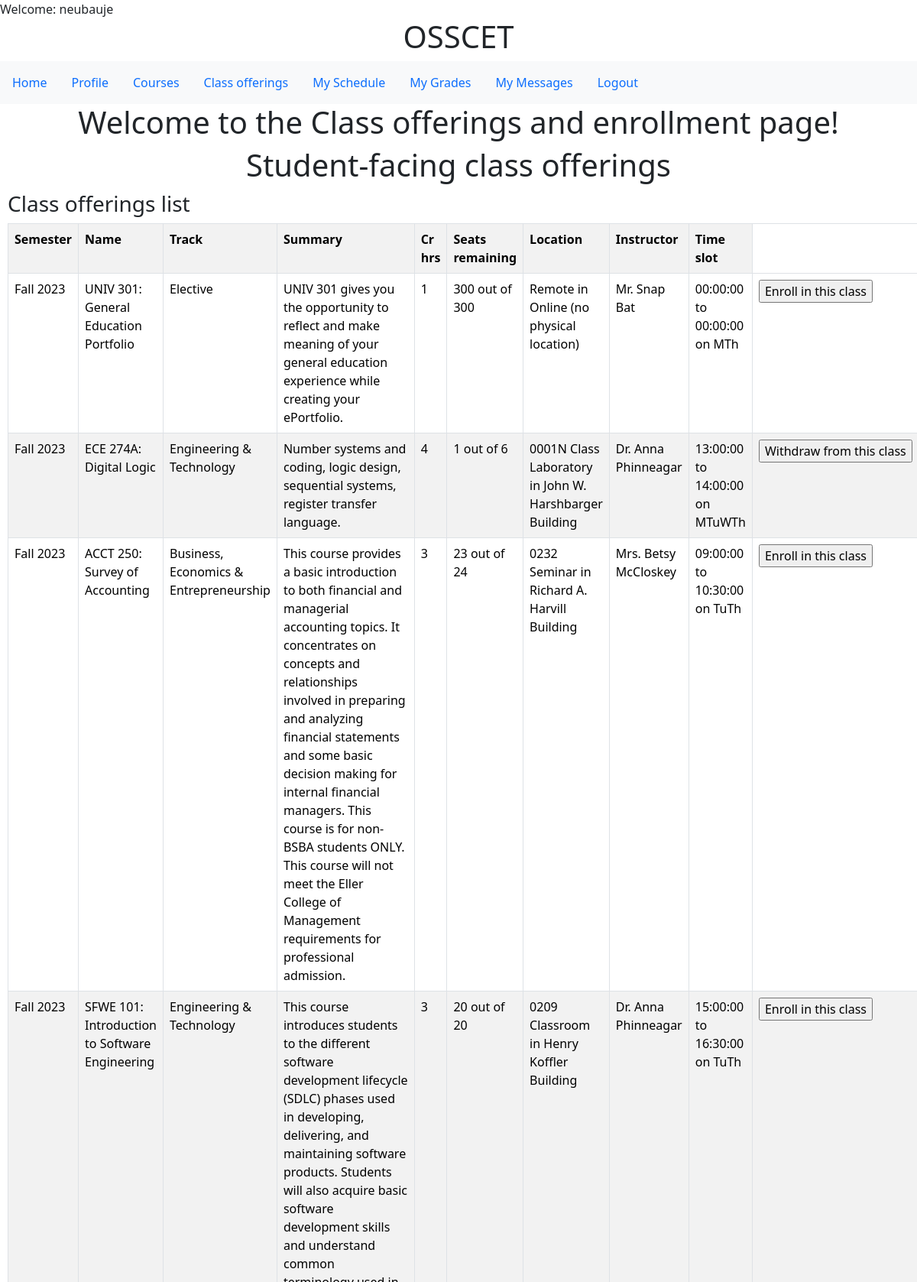
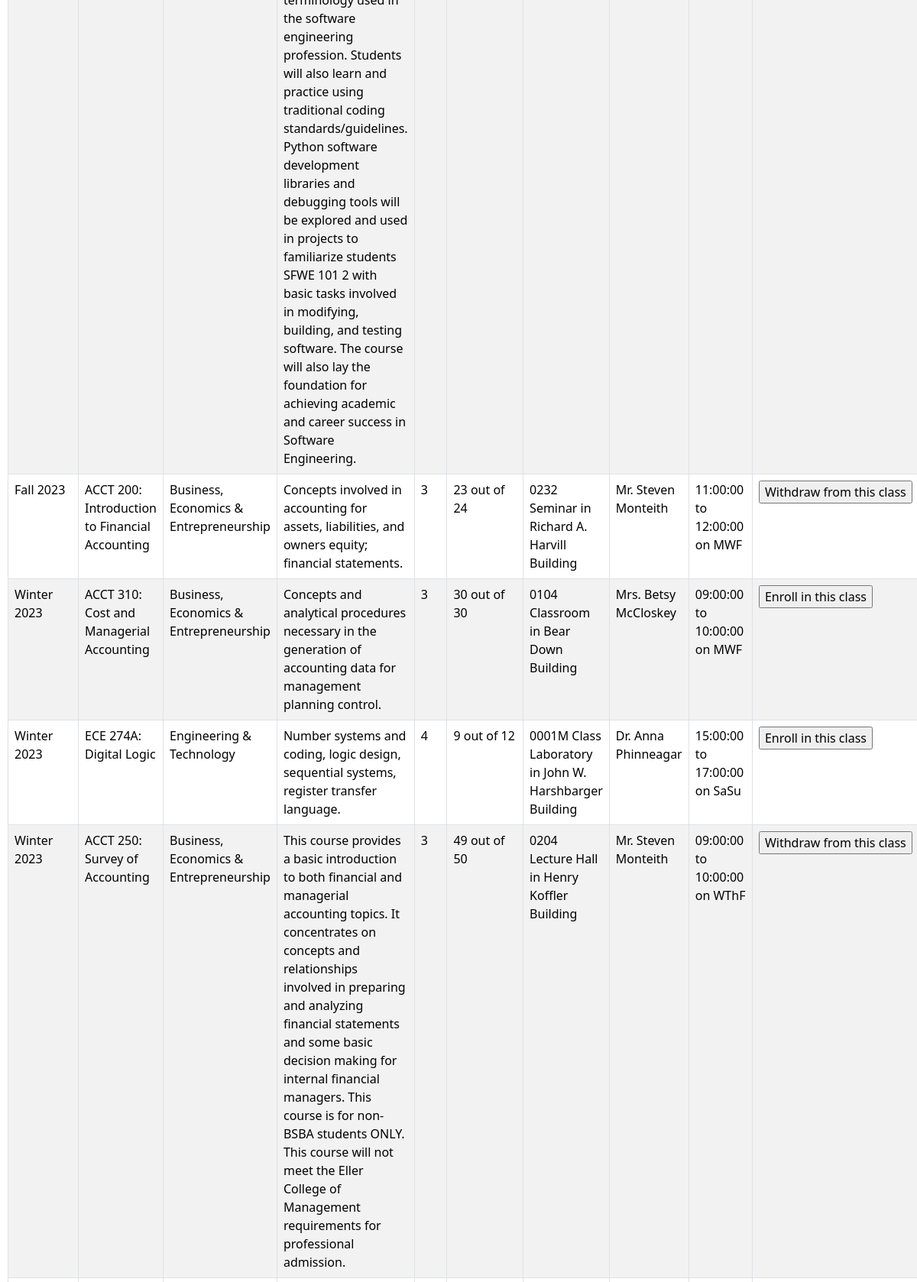
Page /classes.php (signed in, upper part) on the committed database (2 pictures, top to bottom).
### tables this page shows
CREATE TABLE `offerings` (
  `class_id` bigint(20) NOT NULL,
  `course_id` varchar(10) NOT NULL,
  `teacher_user_id` bigint(20) NOT NULL,
  `room_id` varchar(10) NOT NULL,
  `occupancy` int(11) DEFAULT NULL,
  `vacancies` int(11) DEFAULT NULL,
  `semester_name` varchar(50) NOT NULL,
  `start_time` time DEFAULT NULL,
  `end_time` time DEFAULT NULL,
  `monday` tinyint(1) DEFAULT NULL,
  `tuesday` tinyint(1) DEFAULT NULL,
  `wednesday` tinyint(1) DEFAULT NULL,
  `thursday` tinyint(1) DEFAULT NULL,
  `friday` tinyint(1) DEFAULT NULL,
  `saturday` tinyint(1) DEFAULT NULL,
  `sunday` tinyint(1) DEFAULT NULL
);

CREATE TABLE `semesters` (
  `semester_name` varchar(50) NOT NULL,
  `start_date` date NOT NULL,
  `end_date` date NOT NULL
);

CREATE TABLE `courses` (
  `course_id` varchar(10) NOT NULL,
  `course_name` varchar(100) NOT NULL,
  `summary` varchar(1000) DEFAULT NULL,
  `credits` int(11) NOT NULL,
  `track_id` int(11) NOT NULL,
  `prerequesites` tinyint(1) DEFAULT NULL,
  `default_max_capacity` int(11) DEFAULT NULL
);

CREATE TABLE `subject_tracks` (
  `track_id` int(11) NOT NULL,
  `track_name` varchar(45) NOT NULL
);

CREATE TABLE `rooms` (
  `room_id` varchar(10) NOT NULL,
  `room_name` varchar(45) NOT NULL,
  `building_name` varchar(200) DEFAULT NULL,
  `capacity` int(11) NOT NULL,
  `ada_accessible` tinyint(1) DEFAULT NULL,
  `building_address` varchar(200) DEFAULT NULL
);

CREATE TABLE `teachers` (
  `user_id` int(11) NOT NULL,
  `teacher_id` varchar(20) NOT NULL,
  `password` varchar(45) NOT NULL,
  `role_id` int(11) DEFAULT NULL,
  `email` varchar(45) DEFAULT 'teacher@uagc.edu',
  `phone` varchar(45) DEFAULT '(111)222-3333',
  `prefix` varchar(5) DEFAULT 'Mx.',
  `first_name` varchar(45) NOT NULL,
  `last_name` varchar(45) NOT NULL,
  `ssn` varchar(20) DEFAULT '111-22-3333',
  `hire_date` date NOT NULL DEFAULT current_timestamp(),
  `mailing_address` varchar(500) DEFAULT '1401 University of AZ, Tucson, AZ, 85719',
  `salary` double DEFAULT NULL,
  `bio_summary` varchar(1000) DEFAULT 'This is a placeholder for where your biography/summary should go. It will be shown to students, describing you. Please put it in 3rd person and make sure to include your pronouns.'
);

### classes_student.php (the view, shortened to what this page needs)
<!DOCTYPE html>
<html lang="en">
<head>
</head>
<body>
<div class="container text-center">
<h1>Student-facing class offerings</h1>
</div>
</head>
<body>
    <div class="bs-example">
            <div class="row">
                <div class="col-md-12">
                    <div class="page-header clearfix">
                        <h3 class="pull-left">Class offerings list</h3>
    <?php
    include_once 'db.php';
    if(isset($_POST['search_classes'])){ ?><form method="POST" action="classes.php"><input type="submit" name="see_all" value="See all"></form> <?php } ?>
                    </div>
                    <?php
         $user_id = $_SESSION['user_id'];
                    $result = mysqli_query($conn,"SELECT * FROM offerings
                    INNER JOIN rooms on offerings.room_id=rooms.room_id
                    INNER JOIN teachers ON offerings.teacher_user_id=teachers.user_id
                    INNER JOIN courses ON offerings.course_id=courses.course_id
                    INNER JOIN subject_tracks ON courses.track_id=subject_tracks.track_id
                    INNER JOIN semesters ON offerings.semester_name=semesters.semester_name ORDER BY `start_date`");
               echo "Successfully registered for class!";?>
               <meta http-equiv="refresh" content="0;URL=classes.php" /><?php
                    if ($result->num_rows > 0) {
                    ?>
                      <table class='table table-bordered table-striped'>
                       <th>Semester</th>
                       <th>Name</th>
                       <th>Track</th>
                        <th>Summary</th>
                        <th>Cr hrs</th>
                        <th>Seats remaining</th>
                        <th>Location</th>
                        <th>Instructor</th>
                        <th>Time slot</th>
                    <?php
                    while($row = mysqli_fetch_array($result)) {
                        $teacher_name = $row['prefix'] . ' ' . $row['first_name'] . ' ' . $row['last_name'];
                        $location = $row['room_name'] . ' in ' . $row['building_name'];
                        $class_days = "";
                        if($row['monday'] == 1){$class_days = $class_days . 'M';}
                        if($row['tuesday'] == 1){$class_days = $class_days . 'Tu';}
                        if($row['wednesday'] == 1){$class_days = $class_days . 'W';}
                        if($row['thursday'] == 1){$class_days = $class_days . 'Th';}
                        if($row['friday'] == 1){$class_days = $class_days . 'F';}
                        if($row['saturday'] == 1){$class_days = $class_days . 'Sa';}
                        if($row['sunday'] == 1){$class_days = $class_days . 'Su';}
                        $time_slot = $row['start_time'] . ' to ' . $row['end_time'] . ' on ' . $class_days;
                    ?>
                    <tr>
                        <td><?php echo $row["semester_name"]; ?></td>
                        <td><?php echo $row["course_id"]; echo ': '; echo $row["course_name"]; ?></td>
                        <td><?php echo $row["track_name"]; ?></td>
                        <td><?php echo $row["summary"]; ?></td>
                        <td><?php echo $row["credits"]; ?></td>
                        <td><?php echo $row["vacancies"]; echo " out of "; echo $row["occupancy"]; ?></td>
                        <td><?php echo $location; ?></td>
                        <td><?php echo $teacher_name; ?></td>
                        <td><?php echo $time_slot; ?></td>
                        <?php $displayed_class_id = $row["class_id"];
                        if($search_enrollments = $conn->prepare('SELECT * from enrollment where `class_id`=? and `user_id`=? and enrollment_status="a"')){
                            $search_enrollments->execute([$displayed_class_id, $user_id]);
                            $search_enrollments_result = $search_enrollments->get_result();
                        if(($search_enrollments_result->num_rows <1) && ($row["vacancies"] > 0)){ ?>
                            <td><form method="POST" action="classes.php"><input type="hidden" name="class_id" value="<?php echo $row['class_id'] ?>"><input type="submit" name="enroll" value="Enroll in this class"></form></td> <?php }
                        elseif(($search_enrollments_result->num_rows <1) && ($row["vacancies"] < 1)){ ?>
                            <td><form method="POST" action="classes.php"><input type="hidden" name="class_id" value="<?php echo $row['class_id'] ?>"><input type="submit" name="enroll" value="Join the waiting list this class"></form></td> <?php }
                        else { ?>
                        <td><form method="POST" action="classes.php"><input type="hidden" name="class_id" value="<?php echo $row['class_id'] ?>"><input type="submit" name="withdraw" value="Withdraw from this class"></form></td>
                       <?php }} ?>
                    </tr>
                    <?php
                    }
                    ?>
                    </table>
                     <?php
                    }
                    else{
                        echo "No results found";
                    }
                    ?>
                </div>
            </div>
    </div>
</body>
</html>

### classes_student.php (style rules this page uses)
.bs-example { margin: 10px; }

### rows in the picture
offerings: semesters.semester_name "Fall 2023", course.course_id "UNIV 301", course.course_name "General Education Portfolio", subject_tracks.track_name "Elective", course.summary "UNIV 301 gives you the opportunity to reflect and make meaning of your general education experience while creating your ePortfolio.", course.credits "1", vacancies "300", occupancy "300", room.building_name "Remote in Online (no physical location)", teachers.prefix+first_name+last_name "Mr. Snap Bat", time_slot "00:00:00 to 00:00:00 on MTh"
offerings: semesters.semester_name "Fall 2023", course.course_id "ECE 274A", course.course_name "Digital Logic", subject_tracks.track_name "Engineering & Technology", course.summary "Number systems and coding, logic design, sequential systems, register transfer language.", course.credits "4", vacancies "1", occupancy "6", room.building_name "0001N Class Laboratory in John W. Harshbarger Building", teachers.prefix+first_name+last_name "Dr. Anna Phinneagar", time_slot "13:00:00 to 14:00:00 on MTuWTh"
offerings: semesters.semester_name "Fall 2023", course.course_id "ACCT 250", course.course_name "Survey of Accounting", subject_tracks.track_name "Business, Economics & Entrepreneurship", course.summary "This course provides a basic introduction to both financial and managerial accounting topics. It concentrates on concepts and relationships involved in preparing and analyzing financial statements and some basic decision making for internal financial managers. This course is for non-BSBA students ONLY. This course will not meet the Eller College of Management requirements for professional admission.", course.credits "3", vacancies "23", occupancy "24", room.building_name "0232 Seminar in Richard A. Harvill Building", teachers.prefix+first_name+last_name "Mrs. Betsy McCloskey", time_slot "09:00:00 to 10:30:00 on TuTh"
offerings: semesters.semester_name "Fall 2023", course.course_id "SFWE 101", course.course_name "Introduction to Software Engineering", subject_tracks.track_name "Engineering & Technology", course.summary "This course introduces students to the different software development lifecycle (SDLC) phases used in developing, delivering, and maintaining software products. Students will also acquire basic software development skills and understand common terminology used in the software engineering profession. Students will also learn and practice using traditional coding standards/guidelines. Python software development libraries and debugging tools will be explored and used in projects to familiarize students SFWE 101 2 with basic tasks involved in modifying, building, and testing software. The course will also lay the foundation for achieving academic and career success in Software Engineering.", course.credits "3", vacancies "20", occupancy "20", room.building_name "0209 Classroom in Henry Koffler Building", teachers.prefix+first_name+last_name "Dr. Anna Phinneagar", time_slot "15:00:00 to 16:30:00 on TuTh"
offerings: semesters.semester_name "Fall 2023", course.course_id "ACCT 200", course.course_name "Introduction to Financial Accounting", subject_tracks.track_name "Business, Economics & Entrepreneurship", course.summary "Concepts involved in accounting for assets, liabilities, and owners equity; financial statements.", course.credits "3", vacancies "23", occupancy "24", room.building_name "0232 Seminar in Richard A. Harvill Building", teachers.prefix+first_name+last_name "Mr. Steven Monteith", time_slot "11:00:00 to 12:00:00 on MWF"
offerings: semesters.semester_name "Winter 2023", course.course_id "ACCT 310", course.course_name "Cost and Managerial Accounting", subject_tracks.track_name "Business, Economics & Entrepreneurship", course.summary "Concepts and analytical procedures necessary in the generation of accounting data for management planning control.", course.credits "3", vacancies "30", occupancy "30", room.building_name "0104 Classroom in Bear Down Building", teachers.prefix+first_name+last_name "Mrs. Betsy McCloskey", time_slot "09:00:00 to 10:00:00 on MWF"
offerings: semesters.semester_name "Winter 2023", course.course_id "ECE 274A", course.course_name "Digital Logic", subject_tracks.track_name "Engineering & Technology", course.summary "Number systems and coding, logic design, sequential systems, register transfer language.", course.credits "4", vacancies "9", occupancy "12", room.building_name "0001M Class Laboratory in John W. Harshbarger Building", teachers.prefix+first_name+last_name "Dr. Anna Phinneagar", time_slot "15:00:00 to 17:00:00 on SaSu"
offerings: semesters.semester_name "Winter 2023", course.course_id "ACCT 250", course.course_name "Survey of Accounting", subject_tracks.track_name "Business, Economics & Entrepreneurship", course.summary "This course provides a basic introduction to both financial and managerial accounting topics. It concentrates on concepts and relationships involved in preparing and analyzing financial statements and some basic decision making for internal financial managers. This course is for non-BSBA students ONLY. This course will not meet the Eller College of Management requirements for professional admission.", course.credits "3", vacancies "49", occupancy "50", room.building_name "0204 Lecture Hall in Henry Koffler Building", teachers.prefix+first_name+last_name "Mr. Steven Monteith", time_slot "09:00:00 to 10:00:00 on WThF"

### other values in the picture
$_SESSION['username'] "neubauje"
